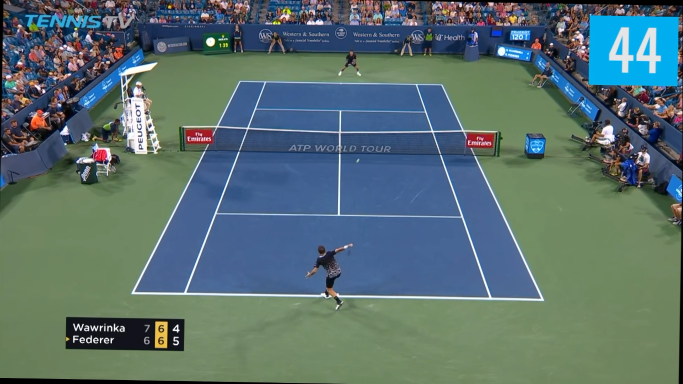
#> input picture data/screenshot_01.png, 1366 x 768 px (shown at 1/2 size)
$ python analyze_frame.py
#> lines starting #> are read from the running program, lines starting #| are printed output that depends on the picture; after the words box and inside, x2 and y2 are one past the last pixel; in counts of white or black regions, pixels touching at a corner belong together
import cv2
import numpy as np


def main():

	frame = cv2.imread('data/screenshot_01.png')
#> frame is the input picture: shape (768, 1366, 3); mean B, G, R 111.2, 111.5, 89.4
	height, width, channels = frame.shape
#> height = 768; width = 1366; channels = 3
	frame_crop = np.concatenate ( (np.concatenate( (frame[0:int(height/3), 0:int(width/3)], frame[0:int(height/3), -int(width/3):]),axis=1),
								   np.concatenate( (frame[-int(height/3):, 0:int(width/3)], frame[-int(height/3):, -int(width/3):]),axis=1)), axis=0)
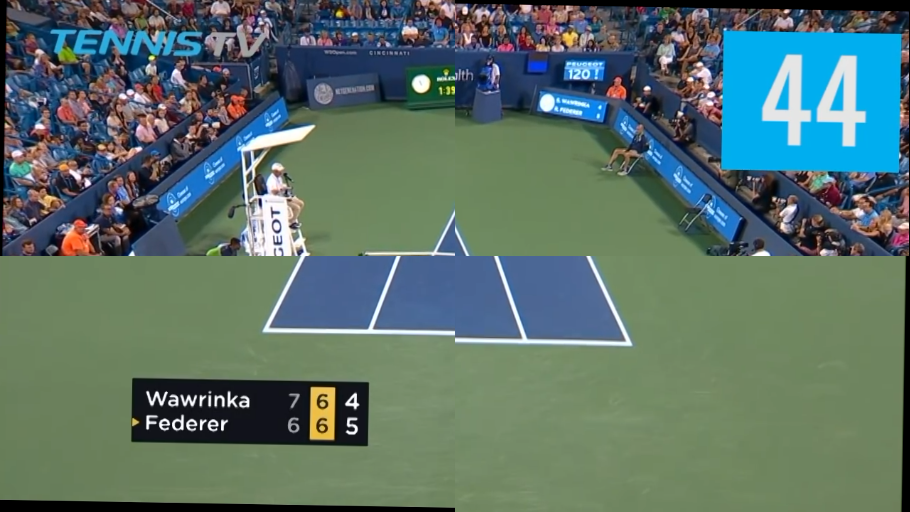
#> frame_crop: shape (512, 910, 3); mean B, G, R 105.2, 113.2, 90.6

	frame_gray = cv2.cvtColor(frame_crop, cv2.COLOR_BGR2GRAY)
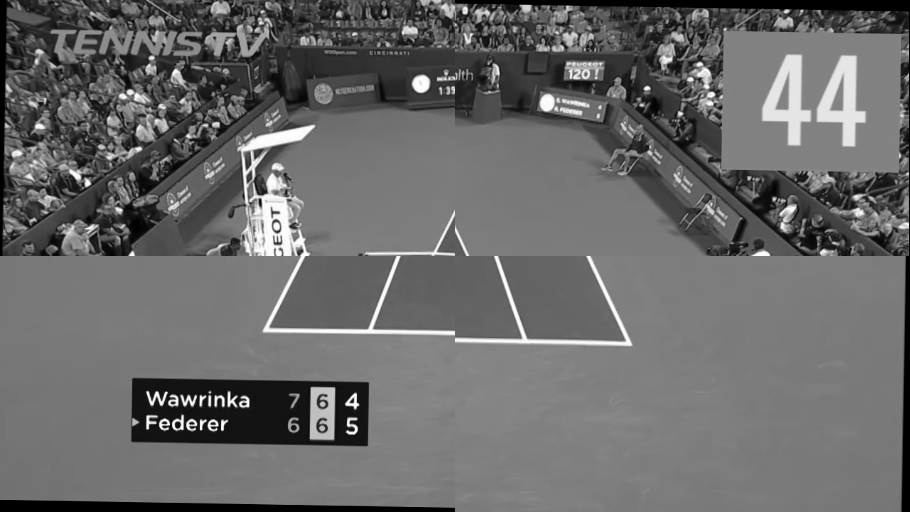
#> frame_gray: shape (512, 910); min 0, max 255, mean 105.5
	ret, frame_thresh = cv2.threshold(frame_gray, 100, 255, cv2.THRESH_BINARY_INV)
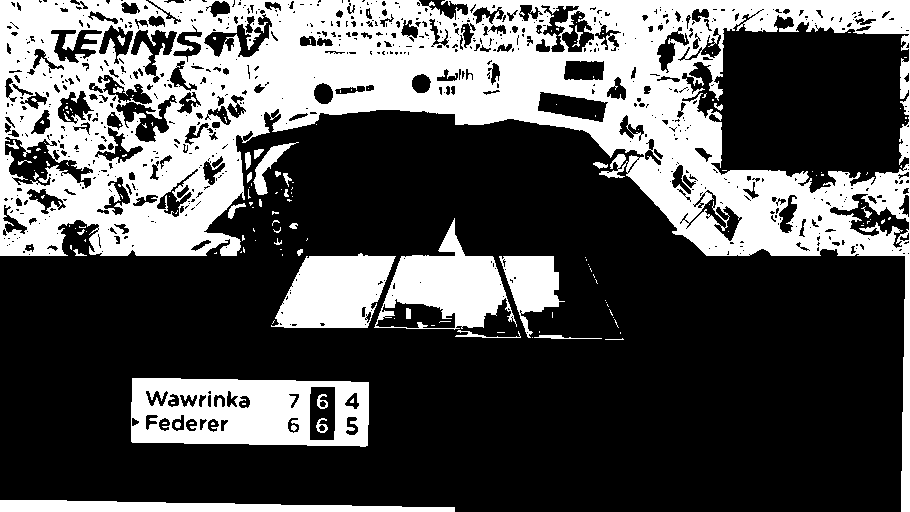
#> frame_thresh: shape (512, 910); 33.2% white; 186 white regions (147 under 20 px)
	contours_list, hierarchy = cv2.findContours(frame_thresh, cv2.RETR_TREE, cv2.CHAIN_APPROX_NONE)
#> contours_list = 1118 contours, 800 with area under 20; largest, box (x1, y1, x2, y2) and area: (0, 0, 910, 512) 175958, (681, 13, 910, 194) 28069, (131, 378, 369, 447) 15087, (374, 218, 517, 330) 8153, (271, 253, 396, 328) 6508
	check = 0
	for contour in contours_list:
		x, y, w, h = cv2.boundingRect(contour)
		if (2*h<w<4*h) and (w*h>5000):
			check += 1
			frame_crop = cv2.drawContours(frame_crop, contour, -1, (0, 255, 0), 2)
#> this loop made 1118 passes
#> (x, y, w, h, check) on pass 2: (131, 378, 238, 69, 1)
#> (x, y, w, h) on passes 1, 3, 4, 5, 6, 7: (0, 500, 455, 12), (220, 419, 9, 13), (207, 418, 13, 15), (211, 422, 4, 3), (199, 418, 9, 13), (185, 418, 13, 14)
#> pass 2, in main, `frame_crop = cv2.drawContours(frame_crop, contour, -1, (0, 255, 0), 2)`:
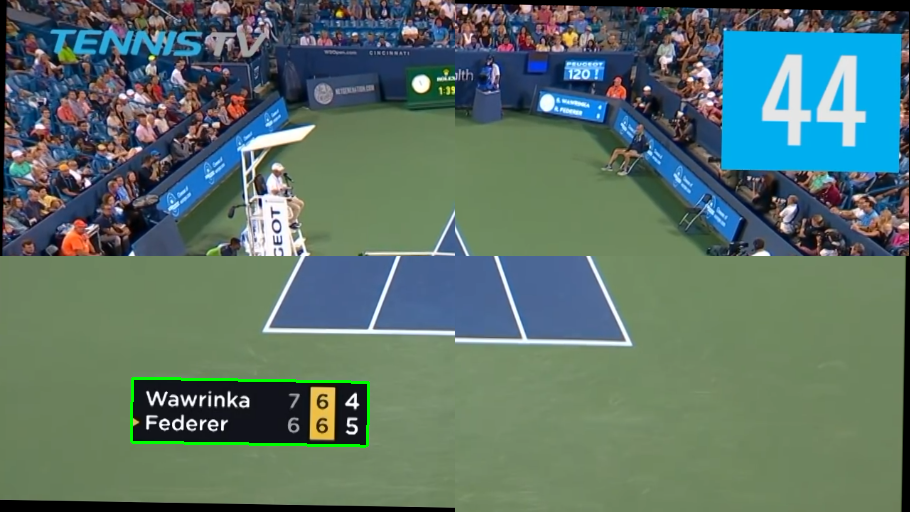
#> frame_crop: shape (512, 910, 3); 0.38% of pixels changed, all inside (x1, y1, x2, y2) = (130, 377, 370, 448)
#> after the loop, check = 1

	# [17 lines of commented-out code are left out]
	cv2.imshow('output_crop', frame_crop)
	key = cv2.waitKey(0)
#> (key Esc is pressed here)


	# order them based on x coordinate of b-boxes (cv2.boundingRect[0])
	# 'key=lambda ctr' means that ctr is iterating over every element of the list
	# cv2.boundingRect(ctr)[0] is the 0-th component (x coordinate) of the b-box around ctr
	# contours_list = sorted(contours_list, key=lambda ctr: cv2.boundingRect(ctr)[0])


	# print(f"Found {len(contours_list)} contours.")


if __name__ == '__main__':
	main()

$ run again, with data/screenshot_00.png copied over data/screenshot_01.png
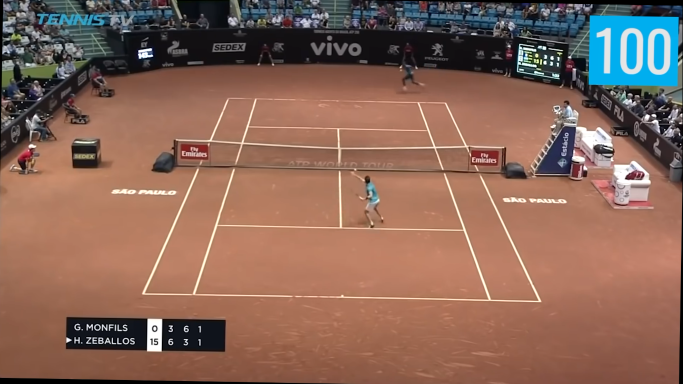
#> input picture data/screenshot_00.png, 1366 x 768 px (shown at 1/2 size)
#> in main, frame is the input picture: shape (768, 1366, 3); mean B, G, R 88.1, 102.2, 136.3
#> in main, `ret, frame_thresh = cv2.threshold(frame_gray, 100, 255, cv2.THRESH_BIN..`:
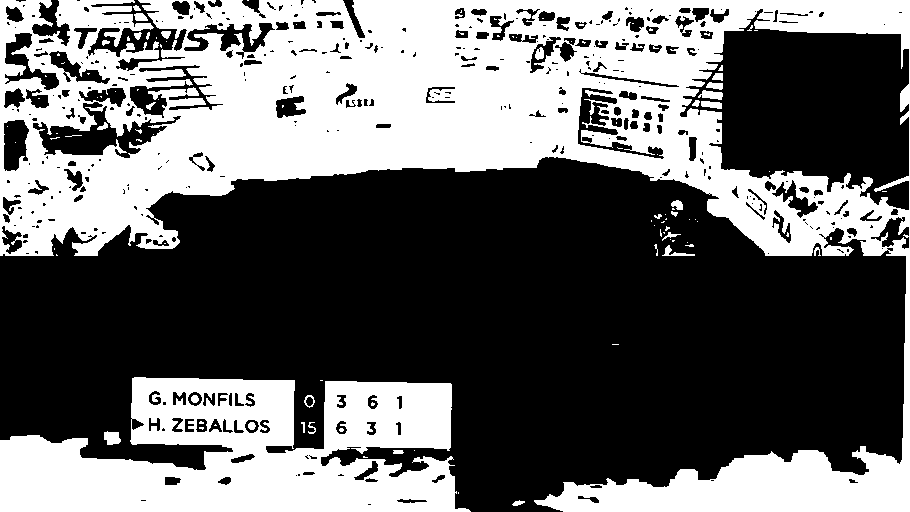
#> frame_thresh: shape (512, 910); 41% white; 109 white regions (77 under 20 px)
#> contours_list = 536 contours, 317 with area under 20; largest, box (x1, y1, x2, y2) and area: (0, 0, 910, 512) 195434, (0, 377, 471, 512) 44370, (679, 8, 910, 211) 29468, (32, 101, 182, 159) 3473, (129, 64, 224, 119) 1962
#> the loop in main, `for contour in contours_list:` made 536 passes
#> (x, y, w, h, check) on passes 12, 277: (0, 377, 471, 135, 1), (32, 101, 150, 58, 2)
#> after the loop in main, `for contour in contours_list:`:
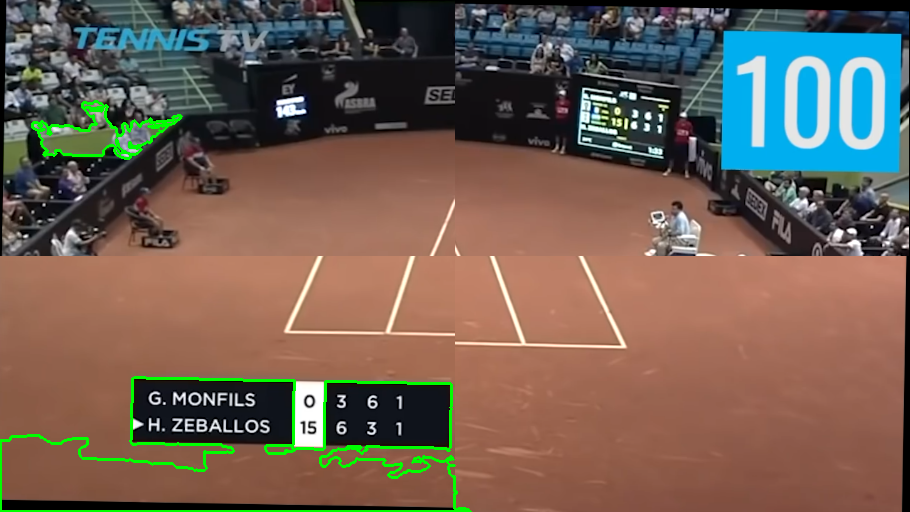
#> frame_crop: shape (512, 910, 3); mean B, G, R 83.6, 95.3, 112
#> after the loop in main, `for contour in contours_list:`: check = 2
